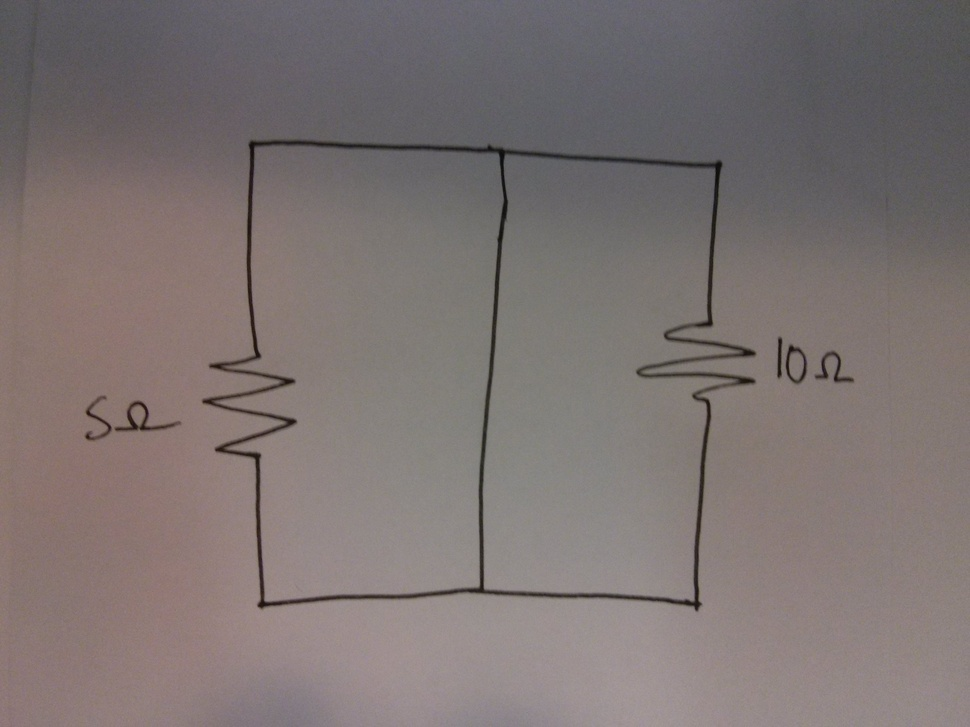
#> input picture pictures/circuit0Original.jpg, 970 x 727 px, shrunk from 3264 x 2448 before the run
$ python -i shape_detection.py   (imports and definitions only)
#> lines starting #> are read from the running program, lines starting #| are printed output that depends on the picture; after the words box and inside, x2 and y2 are one past the last pixel; in counts of white or black regions, pixels touching at a corner belong together
#> further down, picture is the input picture: shape (727, 970, 3); mean B, G, R 113.9, 115.1, 124.5
import cv2
import cv2.cv
import cv
import numpy as np
from scipy.spatial import distance

'''
Uses for Contours:

    Get width of line
    Shape Detection -> circles, plus sign, triangle, rectangles
    Seperation of meshes -> Run algorithm on each mesh and combine result
    Isolation of numbers and symbols ->

'''

def displayImage(src):
    cv2.imshow('image', src)
    cv2.waitKey(0)
    cv2.destroyAllWindows()

#Finds contours by first applying canny edge detection and returns two contours
def contourFinder(img):
    thresh = 100
    edges = cv2.Canny(img, thresh, thresh * 2) #Canny Edge detection
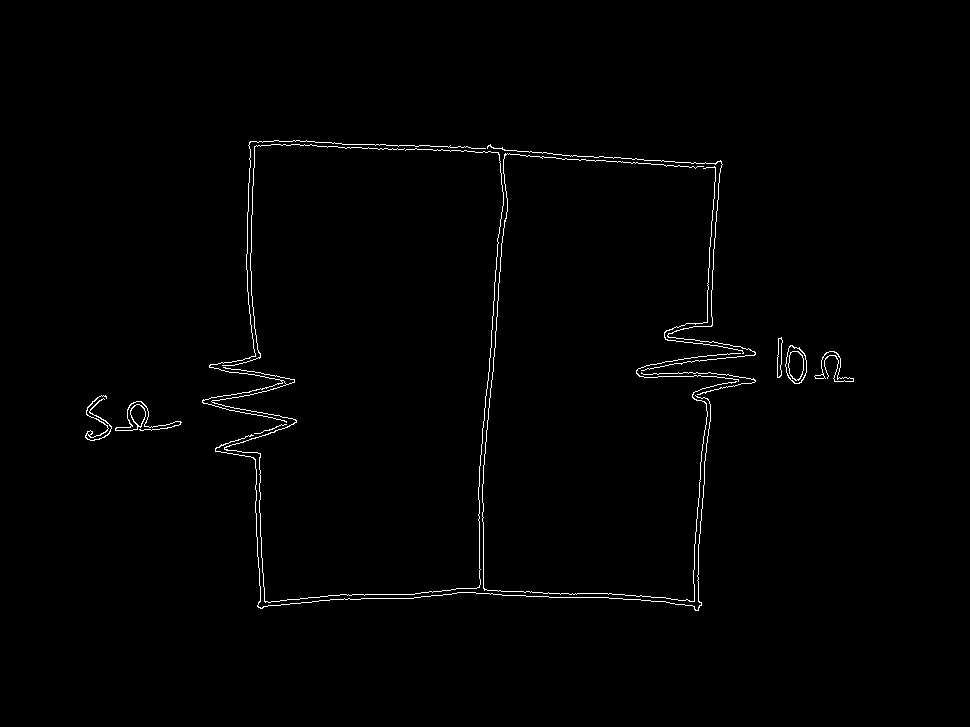
#> edges: shape (727, 970); 0.97% white in thin lines or dots, all inside (x1, y1, x2, y2) = (85, 140, 854, 611)
    drawing = np.zeros(img.shape, np.uint8) #Image to draw the contours

    #Return all coordinates of contour. No approximation.
    contours, hierarchy = cv2.findContours(edges, cv2.RETR_TREE, cv2.CHAIN_APPROX_NONE)
#> contours = 21 contours, 7 with area under 20; largest, box (x1, y1, x2, y2) and area: (785, 345, 807, 384) 610, (785, 345, 807, 384) 586, (788, 351, 804, 381) 352, (788, 351, 804, 381) 338, (115, 401, 182, 431) 264

    for each in contours:
        cv2.drawContours(drawing, [each], 0, (255, 255, 255))
        cimg = cv2.cvtColor(drawing,cv2.COLOR_GRAY2BGR)
        circles = cv2.HoughCircles(drawing,cv.CV_HOUGH_GRADIENT,1,20,
                            param1=50,param2=24,minRadius=0,maxRadius=0)

        if circles != None:
            for i in circles[0, :]:
                cv2.circle(cimg,(i[0],i[1]),i[2],(0,255,0),2)
                cv2.circle(cimg,(i[0],i[1]),2,(0,0,255),3)
            displayImage(cimg)

        drawing = np.zeros(img.shape, np.uint8)
#> this loop made 1 pass
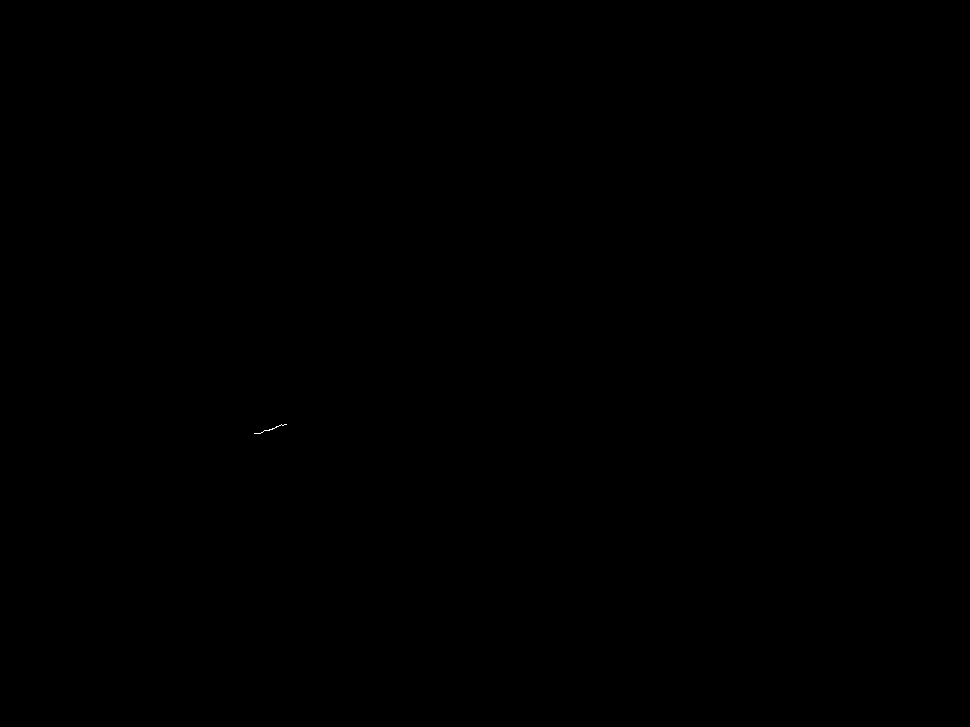
#> drawing: shape (727, 970, 3); 0.01% white in thin lines or dots, all inside (x1, y1, x2, y2) = (254, 424, 287, 434)

    return drawing

#Returns width of line
def getLineWidth():
    pass

>>> import cv2
>>> picture = cv2.imread('../../pictures/circuit0Original.jpg')
#> (the run stopped early here; a loop or call above may not have finished)

$ run again, on pictures/circuit1Original.jpg
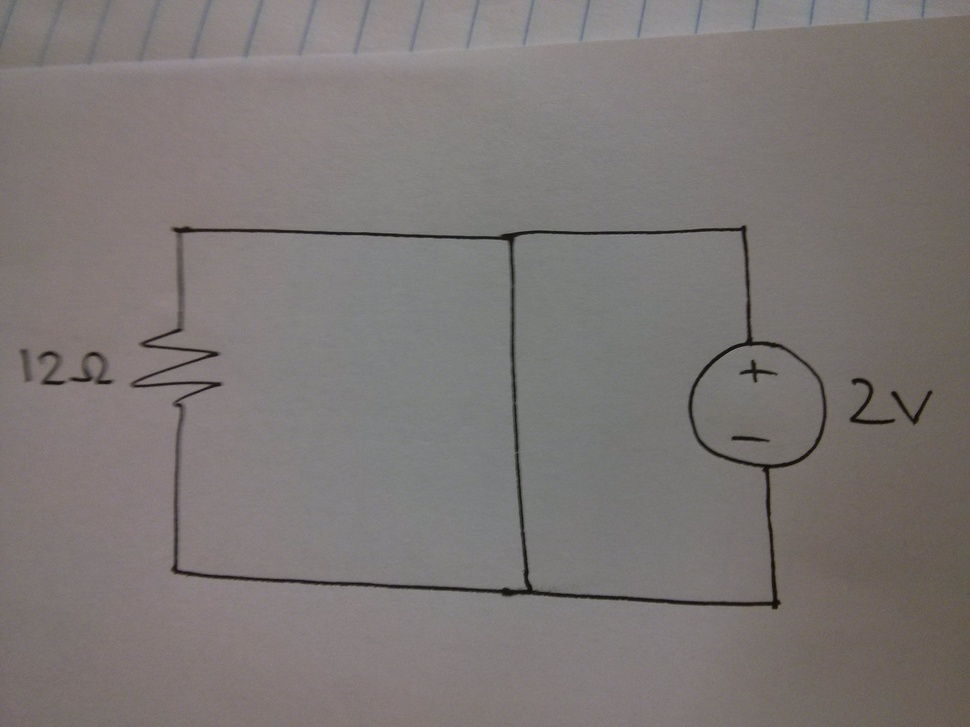
#> input picture pictures/circuit1Original.jpg, 970 x 727 px, shrunk from 3264 x 2448 before the run
#> picture is the input picture: shape (727, 970, 3); mean B, G, R 117, 118.5, 124.3
#> in contourFinder, `edges = cv2.Canny(img, thresh, thresh * 2)`:
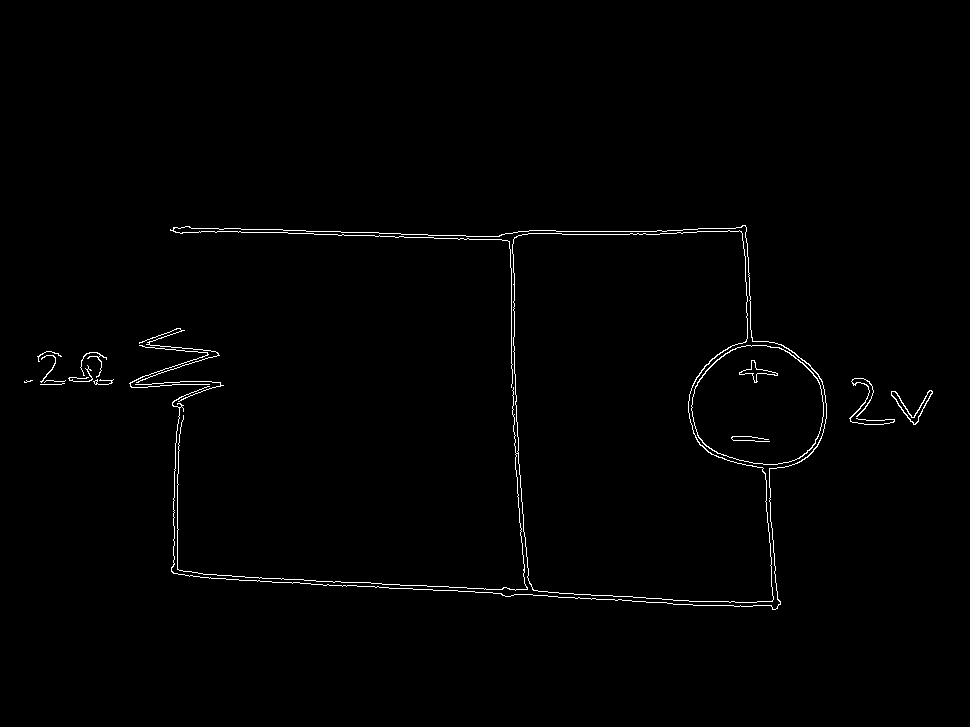
#> edges: shape (727, 970); 0.93% white in thin lines or dots, all inside (x1, y1, x2, y2) = (24, 225, 933, 610)
#> contours = 23 contours, 12 with area under 20; largest, box (x1, y1, x2, y2) and area: (177, 230, 774, 603) 80528, (512, 230, 774, 603) 80455, (691, 345, 824, 465) 12521, (691, 345, 824, 465) 12422, (891, 390, 933, 425) 314
#> the loop in contourFinder, `for each in contours:` made 1 pass

$ run again, on pictures/circuit2Original.jpg
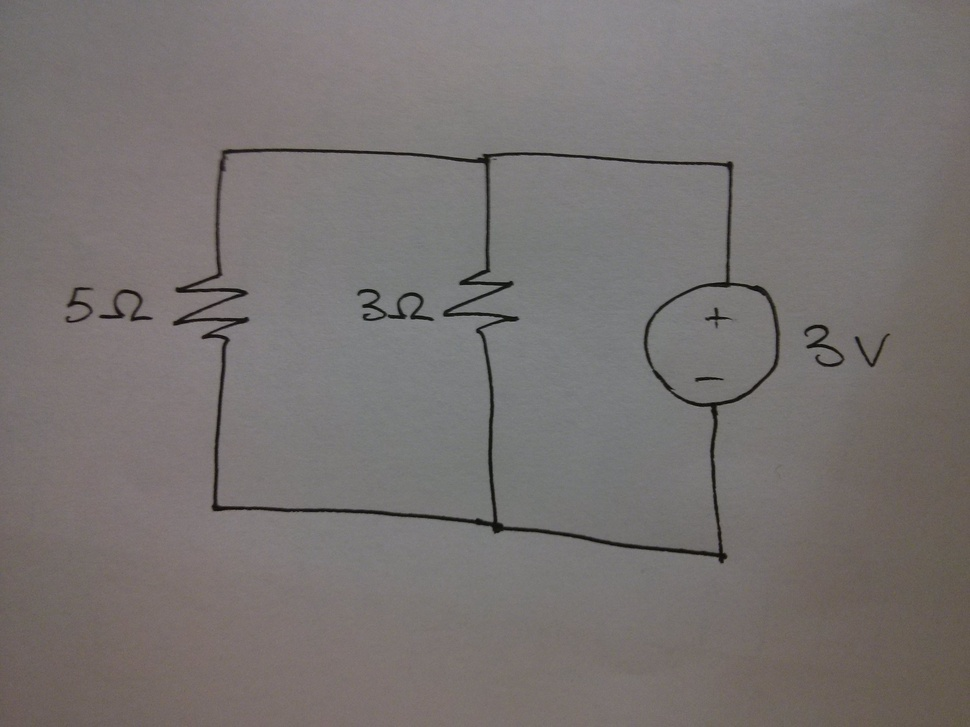
#> input picture pictures/circuit2Original.jpg, 970 x 727 px, shrunk from 3264 x 2448 before the run
#> picture is the input picture: shape (727, 970, 3); mean B, G, R 113.6, 114.8, 119.9
#> in contourFinder, `edges = cv2.Canny(img, thresh, thresh * 2)`:
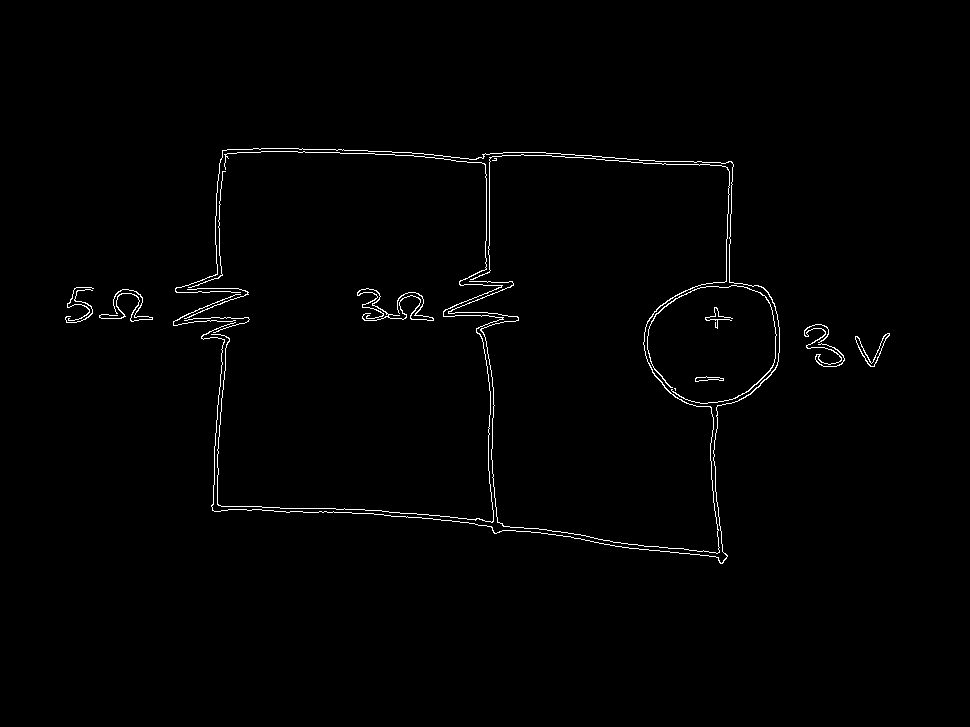
#> edges: shape (727, 970); 1% white in thin lines or dots, all inside (x1, y1, x2, y2) = (65, 148, 890, 564)
#> contours = 20 contours, 9 with area under 20; largest, box (x1, y1, x2, y2) and area: (855, 333, 890, 367) 222, (855, 333, 890, 367) 184, (647, 285, 777, 404) 91, (448, 154, 730, 554) 90, (175, 148, 780, 564) 89
#> the loop in contourFinder, `for each in contours:` made 1 pass
